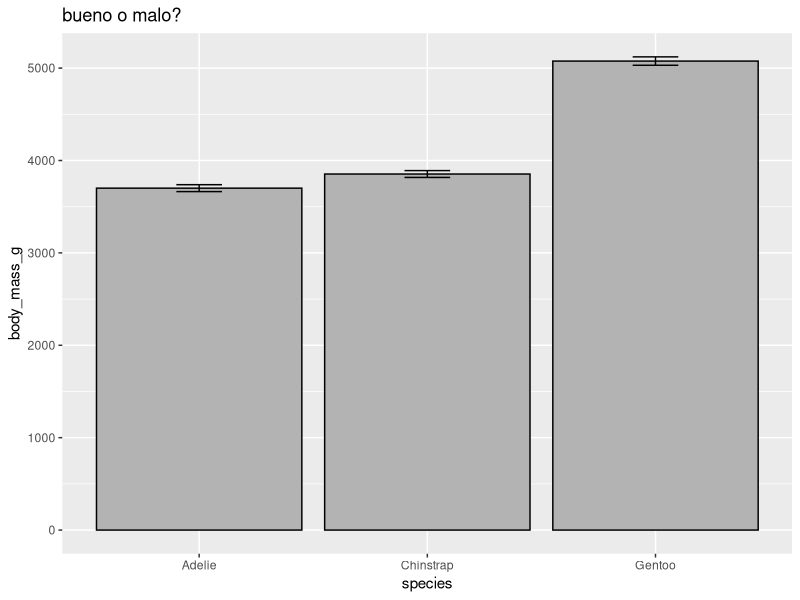
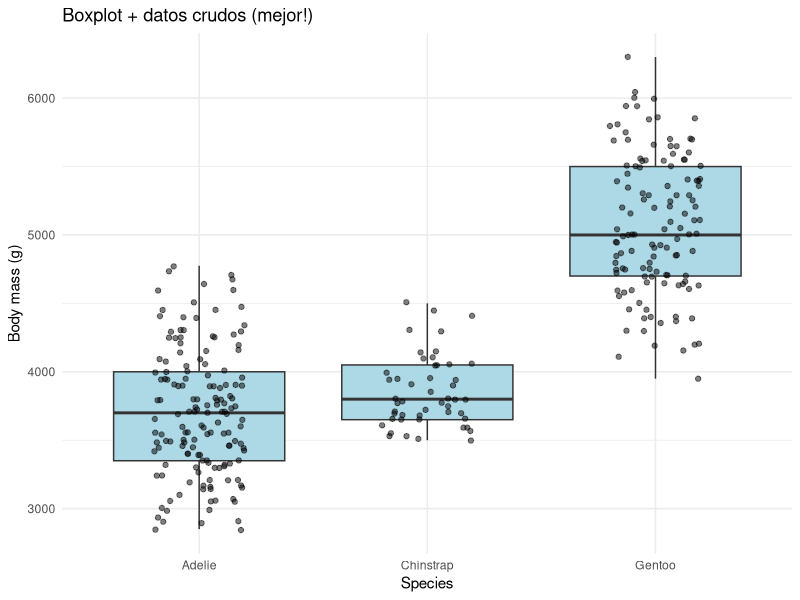
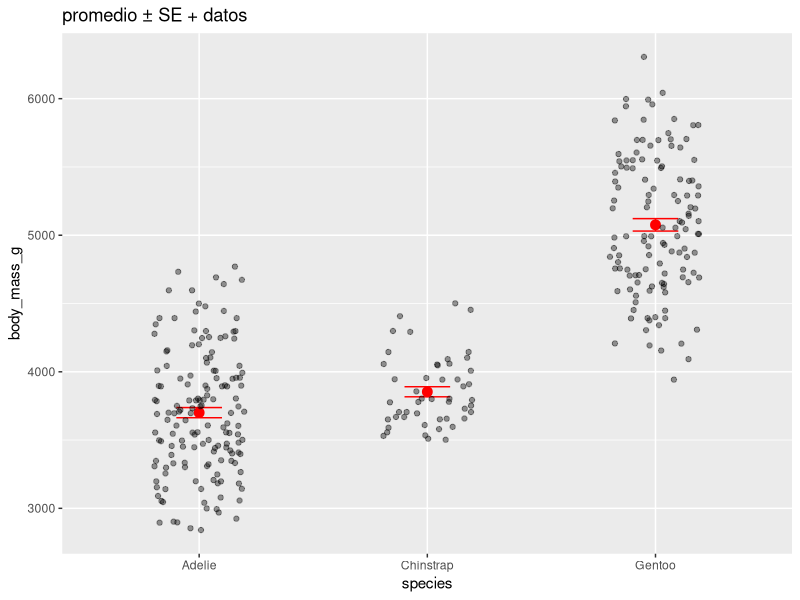
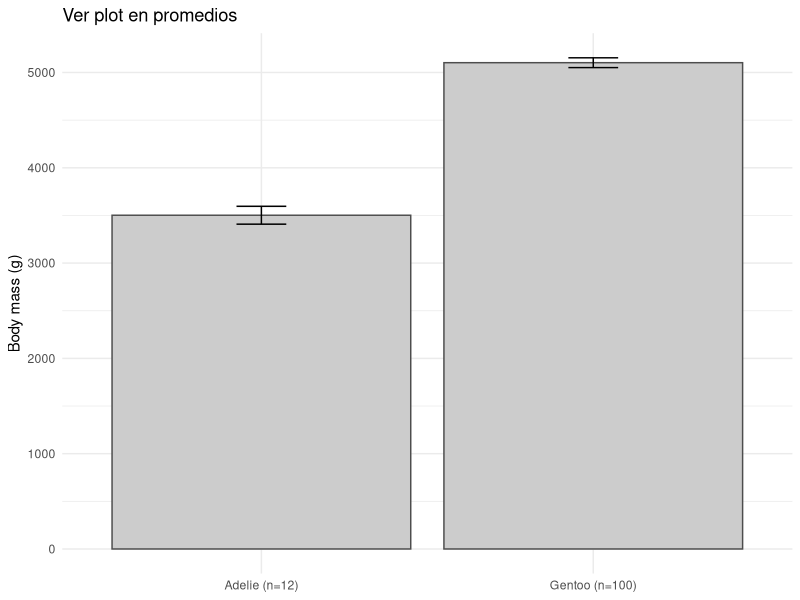
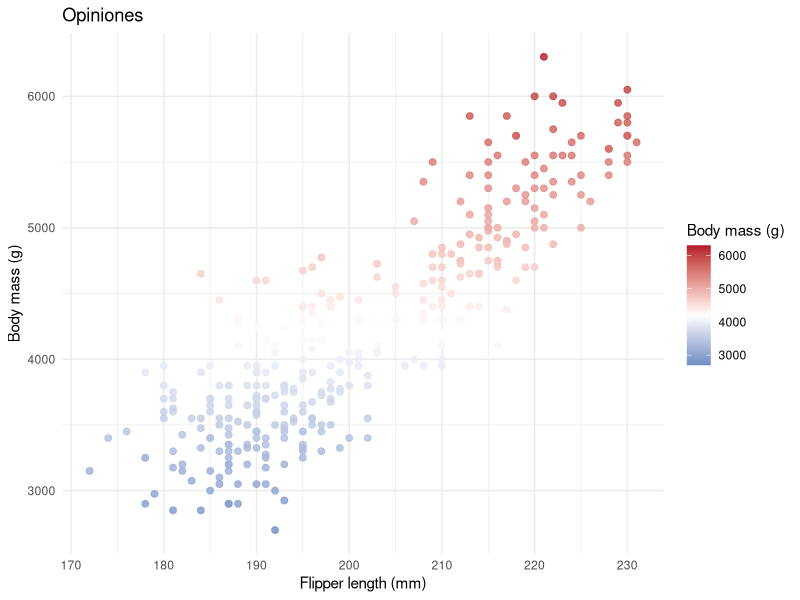
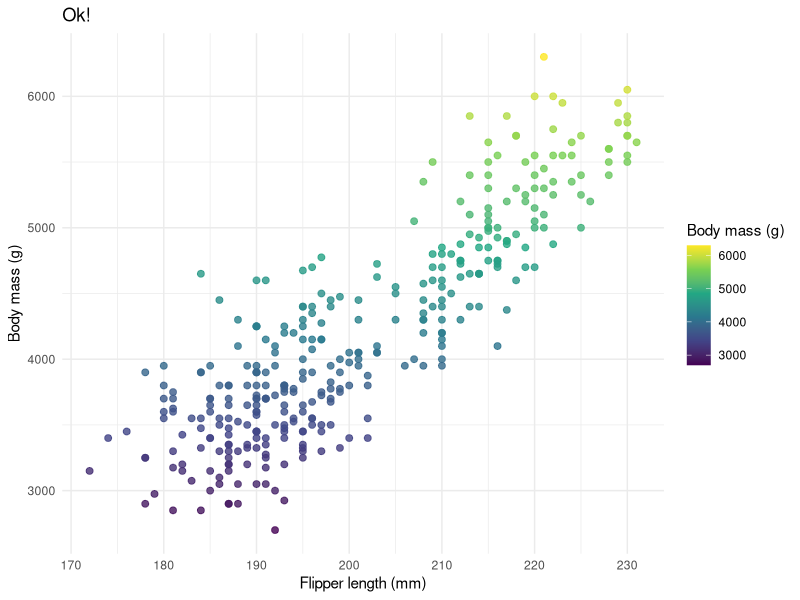
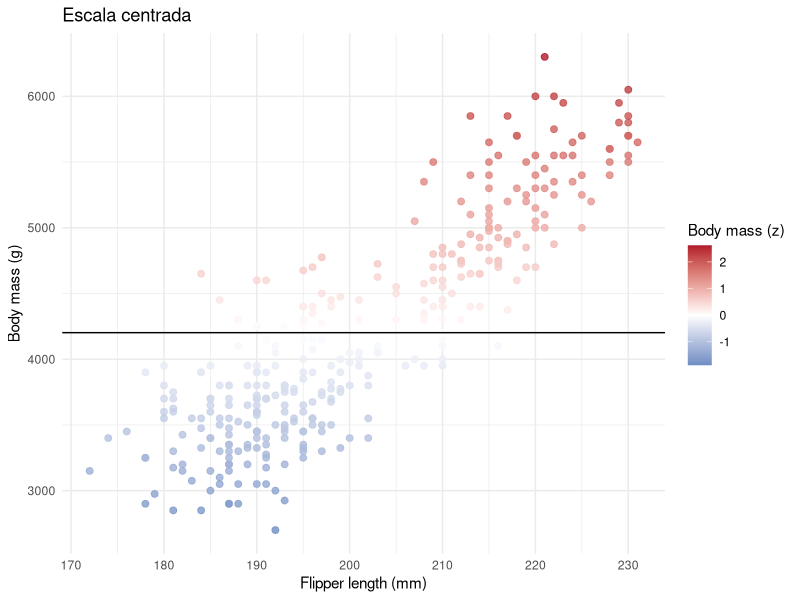

Recreate these plots in R, in order.
# Friends Don't Let Friends Make Bad Graphs
# https://github.com/cxli233/FriendsDontLetFriends

# Librerias ---------------------------------------------------------------
library(tidyverse)
library(palmerpenguins)

# Datos -------------------------------------------------------------------

pinguinos <- penguins %>%
  drop_na(body_mass_g, species)

# Promedios ---------------------------------------------------------------

# En este ejemplo, dos grupos de pinguinos tienen medias y se similares,
# pero distribuciones diferentes (Chistrap)
# No utilices gráficos de barras para separar medias.

pinguinos_promedio <- pinguinos %>%
  filter(
    species != "Chinstrap" |
      (species == "Chinstrap" & body_mass_g >= 3500 & body_mass_g <= 4500)
  )

ggplot(pinguinos_promedio, aes(x = species, y = body_mass_g)) +
  stat_summary(fun = mean, geom = "bar", fill = "grey70", color = "black") +
  stat_summary(fun.data = mean_se, geom = "errorbar", width = 0.2) +
  labs(title = "bueno o malo?")

ggplot(pinguinos_promedio, aes(x = species, y = body_mass_g)) +
  geom_boxplot(outlier.shape = NA, fill = "lightblue") +
  geom_jitter(width = 0.2, alpha = 0.5, size = 1.5) +
  labs(title = "Boxplot + datos crudos (mejor!)",
       x = "Species", y = "Body mass (g)") +
  theme_minimal()

ggplot(pinguinos_promedio, aes(x = species, y = body_mass_g)) +
  stat_summary(fun = mean, geom = "point", size = 3, color = "red") +
  stat_summary(fun.data = mean_se, geom = "errorbar", width = 0.2, color = "red") +
  geom_jitter(width = 0.2, alpha = 0.4) +
  labs(title = "promedio ± SE + datos")

# Muestras pequeñas (n bajo) ----------------------------------------------

# Las distribuciones y los cuartiles pueden variar mucho con un n pequeño,
# incluso si las observaciones subyacentes son similares.
# La distribución y los cuartiles solo tienen sentido con un n grande (sobre 50)

pinguino_n_bajo <- pinguinos %>%
  filter(species == "Adelie") %>%
  slice_sample(n = 12) %>%
  mutate(group = sprintf("Adelie (n=%s)", n()))

pinguino_n_alto <- pinguinos %>%
  filter(species == "Gentoo") %>%
  slice_sample(n = 100) %>%
  mutate(group = sprintf("Gentoo (n=%s)", n()))

ejemplo_n_pinguino <- bind_rows(pinguino_n_bajo, pinguino_n_alto)

ggplot(ejemplo_n_pinguino, aes(group, body_mass_g)) +
  stat_summary(fun = mean, geom = "bar", fill = "grey80", color = "grey30") +
  stat_summary(fun.data = mean_se, geom = "errorbar", width = 0.15) +
  labs(title = "Ver plot en promedios",
       x = NULL, y = "Body mass (g)") +
  theme_minimal(base_size = 11)

# Colores uni vs bidireccionales ------------------------------------------

# Un error en la visualización de datos para mapas de calor/gradientes de color
# es cuando los colores más claros u oscuros son números arbitrarios.
# Es como que la barra más larga de un gráfico de barras no sea el valor más grande.

ggplot(pinguinos, aes(flipper_length_mm, body_mass_g)) +
  geom_point(aes(color = body_mass_g), alpha = 0.8, size = 2) +
  scale_color_gradient2(
    midpoint = mean(pinguinos$body_mass_g, na.rm = TRUE),
    low = "#2166ac",
    mid = "white",
    high = "#b2182b",
    name = "Body mass (g)"
  ) +
  labs(title = "Opiniones",
       x = "Flipper length (mm)", y = "Body mass (g)") +
  theme_minimal()

ggplot(pinguinos, aes(flipper_length_mm, body_mass_g)) +
  geom_point(aes(color = body_mass_g), alpha = 0.8, size = 2) +
  scale_color_viridis_c(name = "Body mass (g)") +
  labs(title = "Ok!",
       x = "Flipper length (mm)", y = "Body mass (g)") +
  theme_minimal()

pinguinos_z <- pinguinos %>%
  mutate(mass_z = as.numeric(scale(body_mass_g)))

ggplot(pinguinos_z, aes(flipper_length_mm, body_mass_g)) +
  geom_point(aes(color = mass_z), alpha = 0.8, size = 2) +
  scale_color_gradient2(low = "#2166ac", mid = "white", high = "#b2182b",
                        midpoint = 0, name = "Body mass (z)") +
  labs(title = "Escala centrada",
       x = "Flipper length (mm)", y = "Body mass (g)") +
  geom_hline(yintercept = mean(pinguinos$body_mass_g)) +
  theme_minimal()

